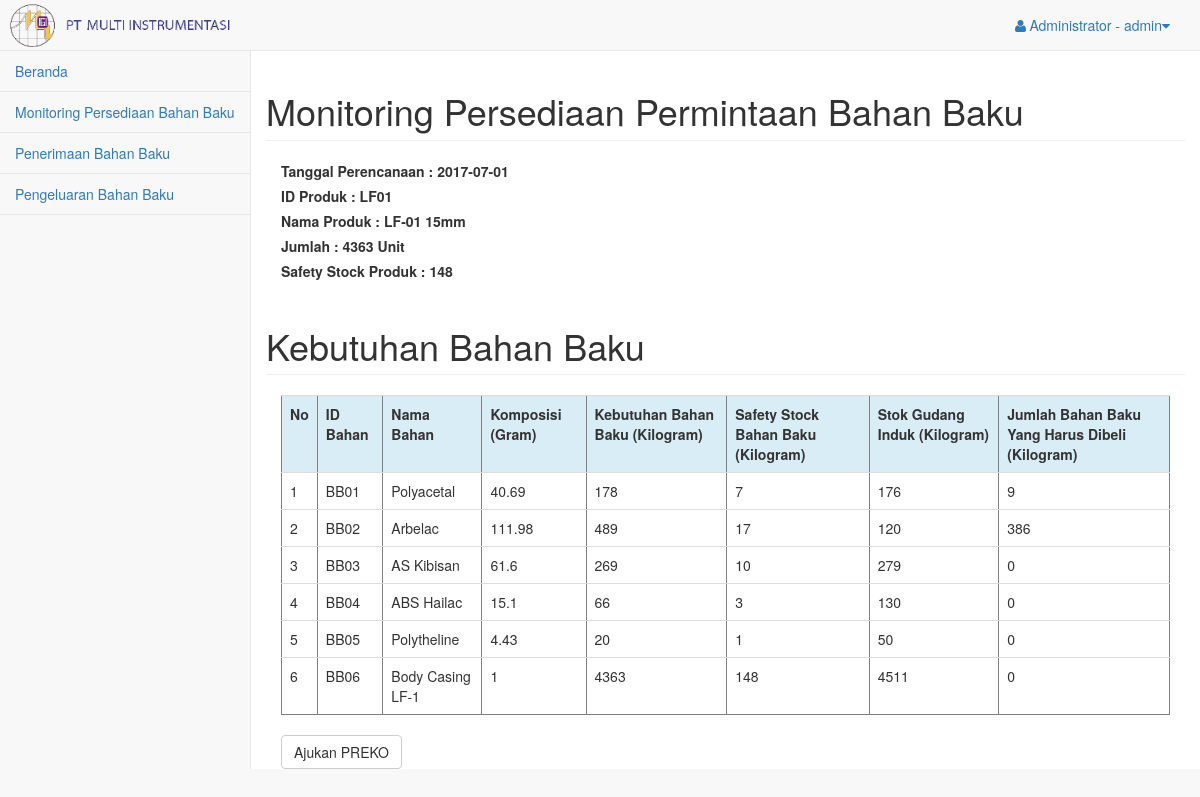
Screenshot of /pages/gudang_induk/index.php?page=detil_safetystock&&id_rencana=26&&id_produk=LF01 (signed in) with the database file from the repository.
### tables this page shows
CREATE TABLE `rencana_produksi` (
  `id_rencana` int(11) NOT NULL,
  `tanggal_rencana` date DEFAULT NULL,
  `id_produk` varchar(4) DEFAULT NULL,
  `jumlah` int(11) DEFAULT NULL,
  `status_rencana` varchar(5) NOT NULL
);

CREATE TABLE `produk` (
  `id_produk` varchar(4) NOT NULL,
  `nama_produk` varchar(20) DEFAULT NULL,
  `harga` int(11) NOT NULL,
  `jumlah` int(11) NOT NULL
);

CREATE TABLE `komposisi` (
  `id_produk` varchar(4) DEFAULT NULL,
  `id_bahanbaku` varchar(4) DEFAULT NULL,
  `jumlah` float DEFAULT NULL
);

CREATE TABLE `bahan_baku` (
  `id_bahanbaku` varchar(4) NOT NULL,
  `nama_bahan` varchar(20) NOT NULL,
  `jumlah` int(11) NOT NULL
);

### pages/gudang_induk/detil_safetystock.php (the view, shortened to what this page needs)
<?php
include 'koneksi.php';
$id_rencana = $_GET["id_rencana"];
$id_produk = $_GET["id_produk"];
$safety_stock_produk = 148;
$query_rencana = mysqli_query($koneksi,"SELECT rencana_produksi.id_rencana as id_rencana,
        rencana_produksi.tanggal_rencana as tanggal,
        rencana_produksi.id_produk as id_produk,
        produk.nama_produk as nama_produk,
        rencana_produksi.jumlah as jumlah,
        rencana_produksi.status_rencana as status_rencana
        FROM produk INNER JOIN rencana_produksi ON produk.id_produk=rencana_produksi.id_produk
        WHERE id_rencana ='$id_rencana'
        ORDER BY tanggal DESC")
        or die(mysqli_error());
?>
<!DOCTYPE html>
<html>
    <head>
    </head>
    <body>
    <div class="row">
        <h1 class="page-header">Monitoring Persediaan Permintaan Bahan Baku</h1>
            <div class="col-md-6">
                <?php
                    while ($data = mysqli_fetch_array($query_rencana)) {
                        $rencana_produksi = $data['jumlah'];
                ?>
                <label class="control-label">Tanggal Perencanaan    : <?php echo $data['tanggal']; ?> </label><br>
                <label class="control-label">ID Produk              : <?php echo $data['id_produk']; ?></label><br>
                <label class="control-label">Nama Produk            : <?php echo $data['nama_produk']; ?></label><br>
                <label class="control-label">Jumlah                 : <?php echo $data['jumlah']; ?> Unit</label><br>
                <label class="control-label">Safety Stock Produk    : <?php echo $safety_stock_produk; ?></label>
                <?php
                    }
                ?>
            </div>
    </div>
    <?php
        $query_safety = mysqli_query($koneksi,
                        "SELECT bb.id_bahanbaku id_bahanbaku,
                                bb.nama_bahan nama_bahan,
                                kom.jumlah jumlah_komposisi,
                                bb.jumlah jumlah_stok
                        FROM bahan_baku bb
                        JOIN komposisi kom
                        ON bb.id_bahanbaku=kom.id_bahanbaku
                        WHERE kom.id_produk = '$id_produk'")
                        or die(mysqli_error());
    ?>
    <div class="row">
        <h1 class="page-header">Kebutuhan Bahan Baku</h1>
            <div class="col-md-12">
                <table border="1" class="table">
                    <tr class="info">
                        <th>No</th>
                        <th>ID Bahan</th>
                        <th>Nama Bahan</th>
                        <th>Komposisi (Gram) </th>
                        <th>Kebutuhan Bahan Baku (Kilogram)</th>
                        <th>Safety Stock Bahan Baku (Kilogram)</th>
                        <th>Stok Gudang Induk (Kilogram)</th>
                        <th>Jumlah Bahan Baku Yang Harus Dibeli (Kilogram)</th>
                    </tr>
                    <?php
                        $nomor =1;
                        $temp_array = array();
                        while ($data_bb = mysqli_fetch_array($query_safety)) {
                                $jumlah_komposisi = $data_bb['jumlah_komposisi'];
                                $kebutuhan_bahan_baku = $rencana_produksi * ($jumlah_komposisi/1000);
                                $safety_stock_bb = $safety_stock_produk * ($jumlah_komposisi/1000);
                                if ($data_bb['id_bahanbaku'] == 'BB06' || $data_bb['id_bahanbaku'] == 'BB07') {
                                    $kebutuhan_bahan_baku = $kebutuhan_bahan_baku * 1000;
                                    $safety_stock_bb = $safety_stock_bb * 1000;
                                }
                                $kebutuhan_bahan_baku = ceil($kebutuhan_bahan_baku);
                                $safety_stock_bb = ceil($safety_stock_bb);
                                $jumlah_stok_bb = $data_bb['jumlah_stok'];
                                $bahanbaku_harus_beli = $kebutuhan_bahan_baku + $safety_stock_bb - $jumlah_stok_bb;
                                if ($bahanbaku_harus_beli < 0) {
                                    $bahanbaku_harus_beli = 0;
                                } else {
                                    $data_temp_array = array();
                                    $data_temp_array['id_bahanbaku'] = $data_bb['id_bahanbaku'];
                                    $data_temp_array['jumlah_beli'] = $bahanbaku_harus_beli;
                                    $temp_array[] = $data_temp_array;
                                }
                    ?>
                    <tr>
                        <td><?php echo $nomor++; ?></td>
                        <td><?php echo $data_bb['id_bahanbaku']; ?></td>
                        <td><?php echo $data_bb['nama_bahan']; ?></td>
                        <td><?php echo $jumlah_komposisi ?></td>
                        <td><?php echo $kebutuhan_bahan_baku; ?></td>
                        <td><?php echo $safety_stock_bb; ?></td>
                        <td><?php echo $jumlah_stok_bb ?></td>
                        <td><?php echo $bahanbaku_harus_beli; ?></td>
                        <?php
                            }
                        $tanggal = date("Y-m-d");
                        ?>
                    </tr>
                </table>
                    <button type="button" id="btn_ajukan_preko" class="btn btn-default">Ajukan PREKO</button>
                            </div>
    </div>
    </body>
</html>
<!-- <?php var_dump($temp_array); ?><br>
<?php var_dump($tanggal); ?> -->

### rows the page displays
rencana_produksi: tanggal_rencana "2017-07-01", id_produk "LF01", id_produk.nama_produk "LF-01 15mm", jumlah "4363", jumlah.jumlah "178", jumlah.jumlah "9", jumlah.jumlah "489", jumlah.jumlah "386", jumlah.jumlah "269", jumlah.jumlah "0", jumlah.jumlah "66", jumlah.jumlah "20"
komposisi: id_bahanbaku.id_bahanbaku "BB01", id_bahanbaku.nama_bahan "Polyacetal", jumlah "40.69", jumlah "7", id_bahanbaku.jumlah "176"
komposisi: id_bahanbaku.id_bahanbaku "BB02", id_bahanbaku.nama_bahan "Arbelac", jumlah "111.98", jumlah "17", id_bahanbaku.jumlah "120"
komposisi: id_bahanbaku.id_bahanbaku "BB03", id_bahanbaku.nama_bahan "AS Kibisan", jumlah "61.6", jumlah "10", id_bahanbaku.jumlah "279"
komposisi: id_bahanbaku.id_bahanbaku "BB04", id_bahanbaku.nama_bahan "ABS Hailac", jumlah "15.1", jumlah "3", id_bahanbaku.jumlah "130"
komposisi: id_bahanbaku.id_bahanbaku "BB05", id_bahanbaku.nama_bahan "Polytheline", jumlah "4.43", jumlah "1", id_bahanbaku.jumlah "50"
komposisi: id_bahanbaku.id_bahanbaku "BB06", id_bahanbaku.nama_bahan "Body Casing LF-1", jumlah "1", kebutuhan_bahan_baku "4363", safety_stock_bb "148", id_bahanbaku.jumlah "4511", id_bahanbaku.jumlah "0"

### other values shown
$hak_akses "Administrator"
$username "admin"
